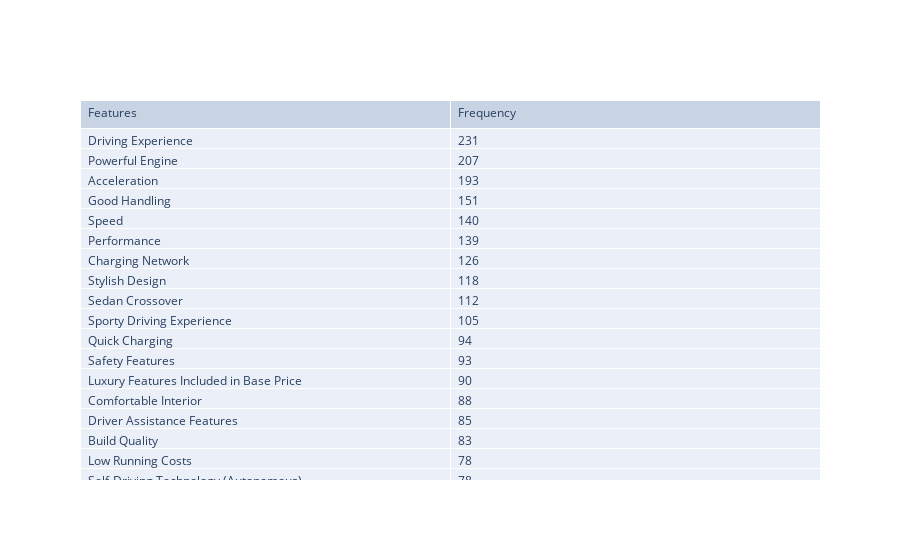

The cell this chart's notebook holds for it:
### Code cell
import plotly.graph_objects as go

fig = go.Figure(data=[go.Table(
    header=dict(values=list(tab.columns),
                #fill_color='paleturquoise',
                align='left'),
    cells=dict(values=[tab.Features, tab.Frequency],
               #fill_color='lavender',
               align='left'))
])

fig.show()

### Figure 1 — Plotly figure (JSON) as saved in the notebook; plotly's stock layout.template omitted (floating-point values rounded to 4 significant figures; data arrays with more than 128 entries replaced by an {"elided": "..."} marker saying what was removed)
{"data": [{"cells": {"align": "left", "values": {"elided": "2x88 mixed values"}}, "header": {"align": "left", "values": ["Features", "Frequency"]}, "type": "table"}], "layout": {}}
